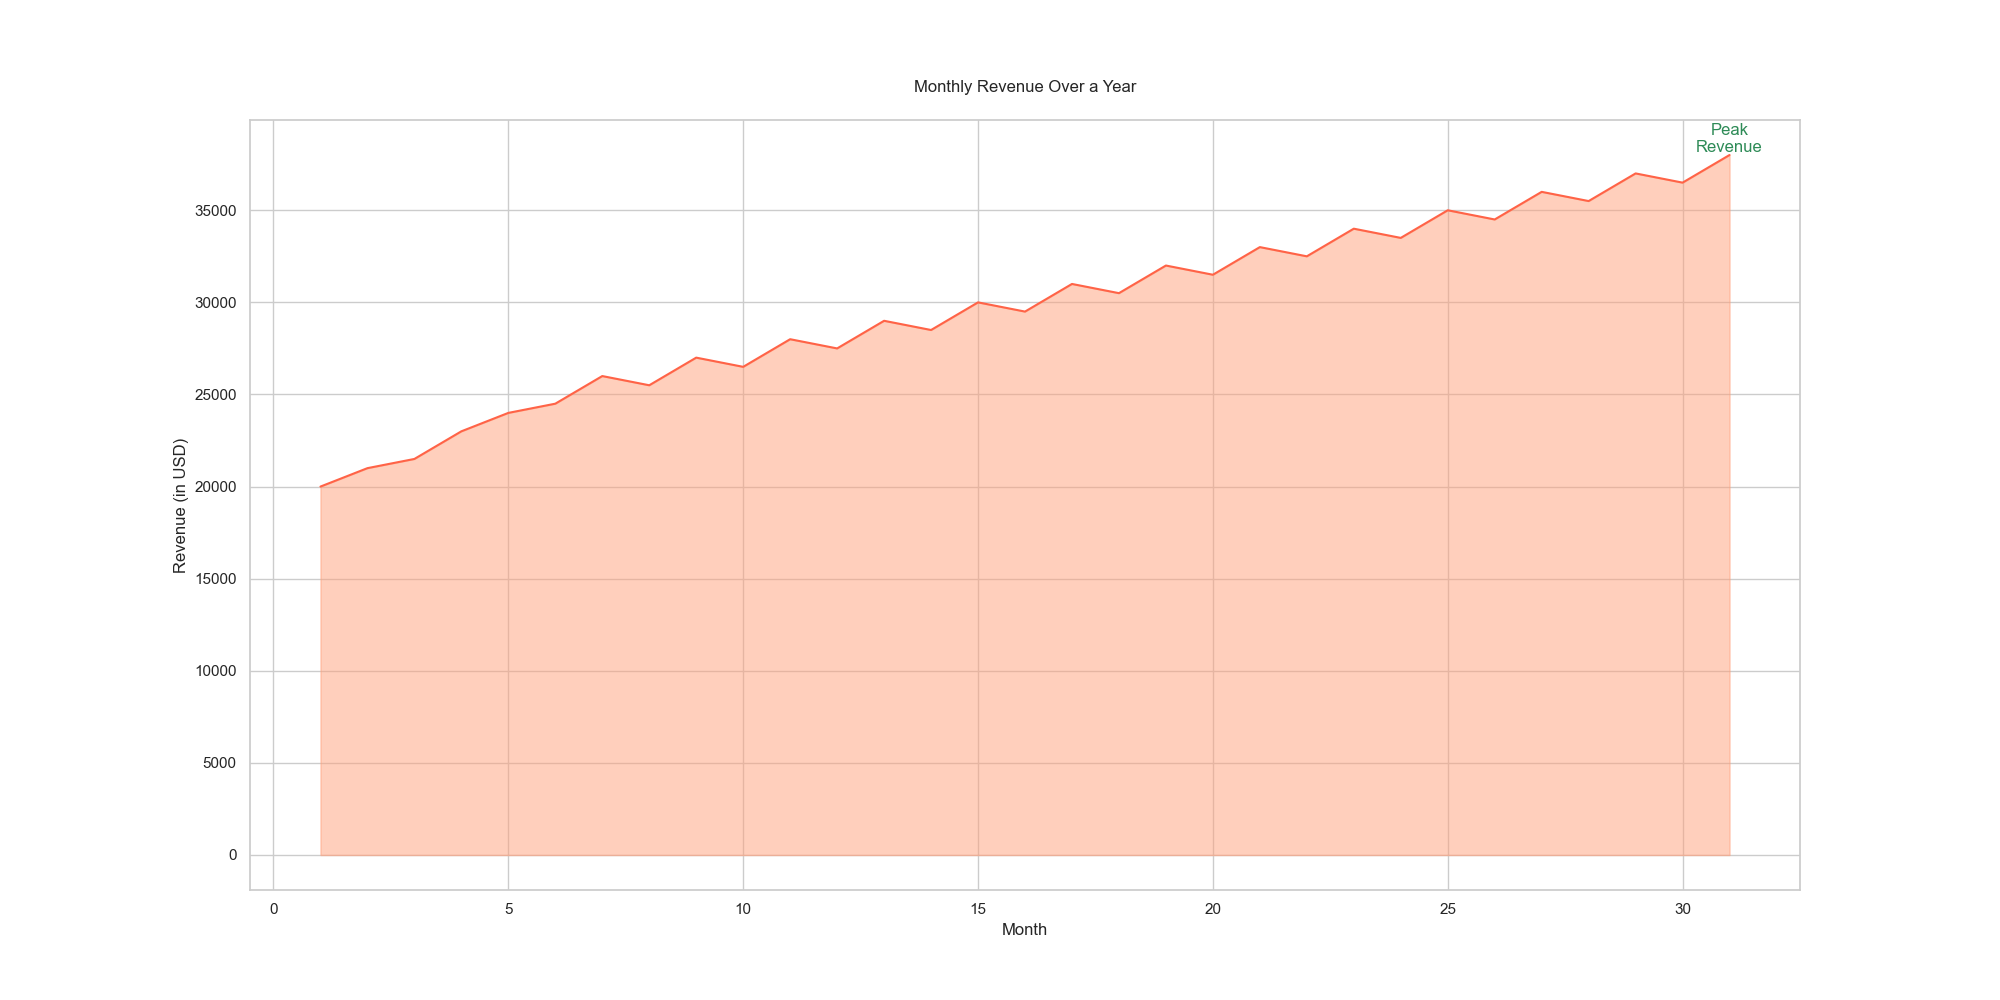

Source code (Python):

import seaborn as sns
import pandas as pd
import matplotlib.pyplot as plt

data = {
    'Month': [1, 2, 3, 4, 5, 6, 7, 8, 9, 10, 11, 12, 13, 14, 15, 16, 17, 18, 19, 20, 21, 22, 23, 24, 25, 26, 27, 28, 29, 30, 31],
    'Revenue': [20000, 21000, 21500, 23000, 24000, 24500, 26000, 25500, 27000, 26500, 28000, 27500, 29000, 28500, 30000, 29500, 31000, 30500, 32000, 31500, 33000, 32500, 34000, 33500, 35000, 34500, 36000, 35500, 37000, 36500, 38000]
}

df = pd.DataFrame(data)

plt.figure(figsize=(20, 10))
area_chart = sns.lineplot(data=df, x='Month', y='Revenue', color='#FF6347')
area_chart.fill_between(df['Month'], df['Revenue'], color='#FFA07A', alpha=0.5)

max_revenue = df['Revenue'].max()
max_month = df['Revenue'].idxmax() + 1
plt.text(max_month, max_revenue, 'Peak\nRevenue', horizontalalignment='center', verticalalignment='bottom', color='#2E8B57')

plt.title("Monthly Revenue Over a Year", pad=20)
plt.xlabel("Month")
plt.ylabel("Revenue (in USD)")

plt.show()
